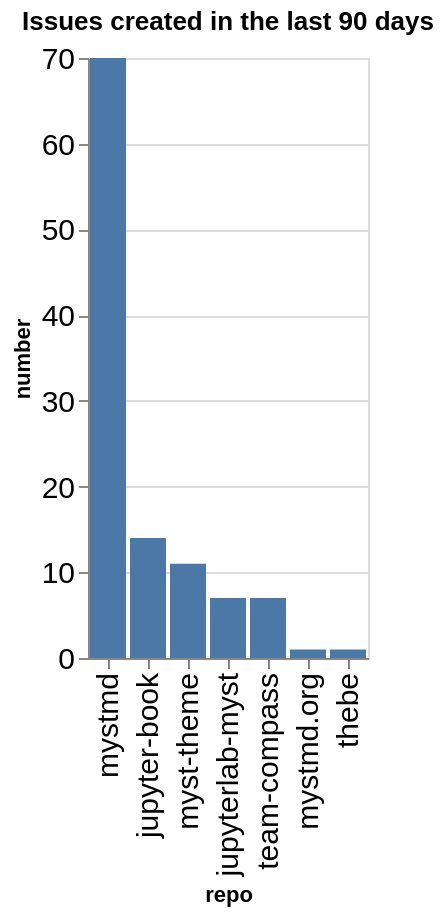

Notebook code cell kept with this figure:
### Code cell
created_counts = created.groupby(['org', 'repo']).count()['number'].reset_index()
created_counts['org/repo'] = created_counts.apply(lambda a: a['org'] + '/' + a['repo'], axis=1)
sorted_vals = created_counts.sort_values(['org', 'number'], ascending=False)['repo'].values
alt.Chart(data=created_counts, title=f"Issues created in the last {n_days} days").mark_bar().encode(
    x=alt.X('repo', sort=alt.Sort(sorted_vals.tolist())),
    y='number',
)

### Figure 1 — Vega-Lite specification as saved in the notebook (floating-point values rounded to 4 significant figures)
{"config": {"axisLeft": {"labelFontSize": 15}, "axisBottom": {"labelFontSize": 15}}, "data": {"name": "data-1580a14256a0673502fba29e005b47c7"}, "mark": {"type": "bar"}, "encoding": {"x": {"field": "repo", "sort": ["mystmd", "jupyter-book", "myst-theme", "jupyterlab-myst", "team-compass", "mystmd.org", "thebe"], "type": "nominal"}, "y": {"field": "number", "type": "quantitative"}}, "title": "Issues created in the last 90 days", "$schema": "https://vega.github.io/schema/vega-lite/v5.20.1.json", "datasets": {"data-1580a14256a0673502fba29e005b47c7": [{"org": "jupyter-book", "repo": "jupyter-book", "number": 14, "org/repo": "jupyter-book/jupyter-book"}, {"org": "jupyter-book", "repo": "jupyterlab-myst", "number": 7, "org/repo": "jupyter-book/jupyterlab-myst"}, {"org": "jupyter-book", "repo": "myst-theme", "number": 11, "org/repo": "jupyter-book/myst-theme"}, {"org": "jupyter-book", "repo": "mystmd", "number": 70, "org/repo": "jupyter-book/mystmd"}, {"org": "jupyter-book", "repo": "mystmd.org", "number": 1, "org/repo": "jupyter-book/mystmd.org"}, {"org": "jupyter-book", "repo": "team-compass", "number": 7, "org/repo": "jupyter-book/team-compass"}, {"org": "jupyter-book", "repo": "thebe", "number": 1, "org/repo": "jupyter-book/thebe"}]}}
